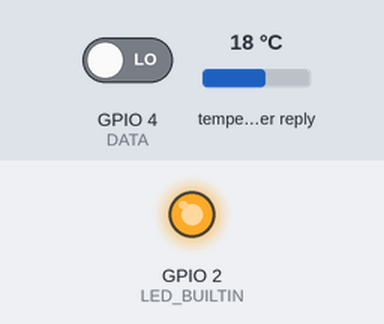
This sketch was run on a simulated ESP8266 (NodeMCU). Parts: output pins drawn as LEDs (lit = HIGH, except the on-board LED, lit = LOW). The test bench sets the inputs (shaded band); at power-on: GPIO 4 (DATA) LOW, temperature in the weather reply 18 °C. WiFi joins after 1.5 s; servers stay silent unless stated; web services answer with replies made up by the test bench; what the sketch prints to the serial monitor is not drawn.

Above: at 4.9 s.
5.0 s: GPIO 4 (DATA) driven HIGH
At 5.9 s:
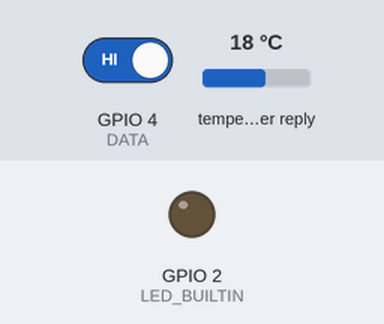
6.6 s: GPIO 4 (DATA) driven LOW
At 7.2 s:
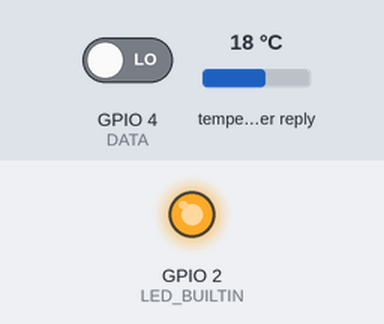
Timing chart, 0 to 9.6 s (numbered marks = the images above; inputs shaded):
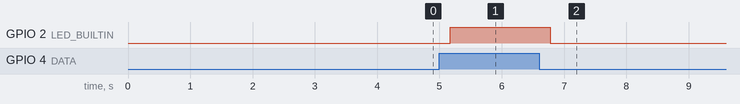

The sketch:

main.ino
```cpp
#include <ArduinoJson.h>
#include <WiFiManager.h>
#include <ESP8266HTTPClient.h>
WiFiManager wifiManager;
WiFiClient client;
HTTPClient http;

#define DATA 4

const String CITY = "Oldenburg";
const String API_KEY = "XXXXXXXXXX";
const String IFTTT_API_KEY = "XXXXXXXXXX";

int weatherID = 0;
int weatherID_shortened = 0;
int weatherID_last_shortened = 0;
unsigned long lastcheck = 0;


void setup() {
  Serial.begin(9600);
  pinMode(DATA, INPUT);
  pinMode(LED_BUILTIN, OUTPUT);
  wifiManager.autoConnect("SWF", "123456789");
  delay(2000);
  getCurrentWeatherConditions();
}

void loop() {
  int data = digitalRead(DATA);
  if (data == 1) {
    digitalWrite(LED_BUILTIN, HIGH);
    delay(200);
  }
  else {
    digitalWrite(LED_BUILTIN, LOW);
    delay(200);
  }
  if (millis() - lastcheck >= 300000) {
    getCurrentWeatherConditions();
    lastcheck = millis();
    if ((weatherID_shortened == 3 || weatherID_shortened == 5) && weatherID_last_shortened != 3 && weatherID_last_shortened != 5) {
      if (data == 0) {
        http.begin(client, "http://maker.ifttt.com/trigger/send_email/with/key/" + IFTTT_API_KEY);
        http.GET();
      }
    }
  }
}

void getCurrentWeatherConditions() {
  if (client.connect("api.openweathermap.org", 80)) {
    client.println("GET /data/2.5/weather?q=" + CITY + ",DE&units=metric&lang=de&APPID=" + API_KEY);
    client.println("Host: api.openweathermap.org");
    client.println("Connection: close");
    client.println();
  } else {
    Serial.println("connection failed");
  }
  const size_t capacity = JSON_ARRAY_SIZE(2) + 2 * JSON_OBJECT_SIZE(1) + 2 * JSON_OBJECT_SIZE(2) + 2 * JSON_OBJECT_SIZE(4) + JSON_OBJECT_SIZE(5) + JSON_OBJECT_SIZE(6) + JSON_OBJECT_SIZE(14) + 360;
  DynamicJsonDocument doc(capacity);
  deserializeJson(doc, client);
  client.stop();

  weatherID_last_shortened = weatherID_shortened;
  weatherID = doc["weather"][0]["id"];
  weatherID_shortened = weatherID / 100;
  Serial.println("Weather ID: " + String(weatherID_shortened));
}
```

Measured:
- after the input at 5.0 s, GPIO 2 (LED_BUILTIN): LOW → HIGH after 0.18 s
- after the input at 6.6 s, GPIO 2 (LED_BUILTIN): HIGH → LOW after 0.18 s
